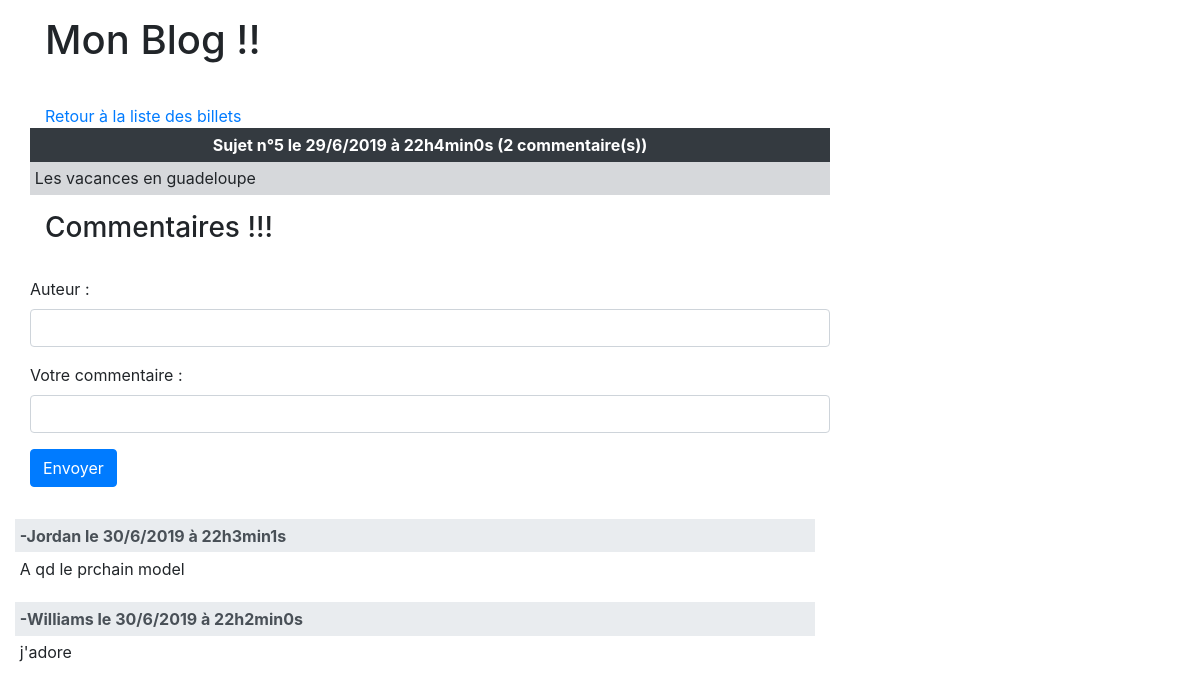
Page /index.php?action=post&id=5 on the committed database.
### tables this page shows
CREATE TABLE `posts` (
  `id` tinyint(3) UNSIGNED NOT NULL,
  `title` varchar(250) NOT NULL,
  `content` varchar(250) NOT NULL,
  `date_creation` datetime DEFAULT NULL
);

CREATE TABLE `comments` (
  `id` int(11) NOT NULL,
  `id_post` tinyint(3) UNSIGNED DEFAULT NULL,
  `author` varchar(250) NOT NULL,
  `comment` text NOT NULL,
  `date_comment` datetime DEFAULT NULL
);

### controller/frontend.php (called while the page is built, shortened)
<?php
require('model/frontend.php');
function post()
{
    $post = viewPost($_GET['id']);
    $ncomment = nbComment($_GET['id']);
    $ReqComment = listComments($_GET['id']);
    require('view/frontend/postView.php');
}

### model/frontend.php (called while the page is built, shortened)
<?php
function viewPost($postid)
{
	$bdd = dbConnect();
	$req2 = $bdd->prepare('SELECT id, title, content, date_creation, DAY(date_creation) AS jour, MONTH(date_creation) AS mois, YEAR(date_creation) AS annee, HOUR(date_creation) AS heure, MINUTE(date_creation) AS minute, SECOND(date_creation) AS seconde FROM posts  WHERE id=?');
	$req2->execute(array($postid));
	$post = $req2->fetch();
	return $post;
}
function nbComment()
{
	$bdd = dbConnect();
	$nbrcomment = $bdd->prepare('SELECT COUNT(id_post) as nbrmsg FROM comments WHERE id_post=?');
	$nbrcomment->execute(array($_GET['id']));
	$ncomment = $nbrcomment->fetch();
	return $ncomment;
}
function listComments($postid)
{
	$bdd = dbConnect();
	$ReqComment = $bdd->prepare('SELECT author, comment, date_comment, DAY(date_comment) AS jour, MONTH(date_comment) AS mois, YEAR(date_comment) AS annee, HOUR(date_comment) AS heure, MINUTE(date_comment) AS minute, SECOND(date_comment) AS seconde FROM comments WHERE id_post=? ORDER BY ID DESC');
	$ReqComment->execute(array($postid));
	return $ReqComment;
}
function dbConnect()
{
    try
    {
        $bdd = new PDO('mysql:host=localhost;dbname=TpBlog;charset=utf8', 'root', '');
        return $bdd;
    }
    catch(Exception $e)
    {
        die('Erreur : '.$e->getMessage());
    }
}

### view/frontend/postView.php (the view, shortened to what this page needs)
<!DOCTYPE html>
<html>
<head>
</head>
<body>
	<section class="container">
		<header>
			<p><h1>Mon Blog !!</h1></p>
			<br/ >
			<a href="index.php">Retour à la liste des billets</a>
		</header>
		<section class="row">
			<table class="table table-borderless table-sm">
					<thead  class="thead-dark">
						<tr><th><?php echo htmlspecialchars($post['title']) . ' le ' . $post['jour'] . '/' . $post['mois'] . '/' . $post['annee'] . ' à ' . $post['heure'] . 'h' . $post['minute'] . 'min' . $post['seconde'] . 's' ; ?>
						<?php
							echo '(' . htmlspecialchars($ncomment['nbrmsg']) .' commentaire(s))';
					?>
			</th></tr>
					</thead>
						<tr><td class="table-secondary"><?php echo htmlspecialchars($post['content']); ?></td></tr>
			</table><br/>
		</section>
		<br\ >
		<h3>Commentaires !!!</h3>
		<br/ >
			<section class="row">
					<form class="form-group" action=""  method="POST">
						<p><label>Auteur : </label><input class="form-control" type="text" name="author" required></p>
						<p><label>Votre commentaire : </label><input class="form-control" type="text" name="comment" required></p>
						<p><button type="submit" name="submit_msg" class="btn btn-primary">Envoyer</button></p>
					</form>
				<br/ >
				<div class="row">
					<?php
					while ($comments = $ReqComment->fetch())
					{
					?>
					<table class="table table-borderless table-sm">
						<thead  class="thead-light">
							<?php
							$datecom = $comments['jour'] . '/' . $comments['mois'] . '/' . $comments['annee'] . ' à ' . $comments['heure'] . 'h' . $comments['minute'] . 'min' . $comments['seconde'] . 's';
							?>
						<tr><th><?php echo '-'.htmlspecialchars($comments['author']) . ' le ' . $datecom; ?></th></tr></thead>
						<tr><td ><?php echo htmlspecialchars($comments['comment']); ?></td></tr>
					</table><br/>
					<?php
					}
					?>
				</div>
	</section>
	<?php require('template.php'); ?>
</body>
</html>

### public/style.css (style rules this page uses)
body { background-color : white; }
.thead-dark { text-align: center; }
@media (min-width: 868px) { .table, .form-control { width: 800px; } }

### rows in the picture
posts: title "Sujet n°5", content "Les vacances en guadeloupe"
comments: author "Jordan", datecom "30/6/2019 à 22h3min1s", comment "A qd le prchain model"
comments: author "Williams", datecom "30/6/2019 à 22h2min0s", comment "j'adore"

### other values in the picture
$post['jour'] "29"
$post['mois'] "6"
$post['annee'] "2019"
$post['heure'] "22"
$post['minute'] "4"
$post['seconde'] "0"
$ncomment['nbrmsg'] "2"
